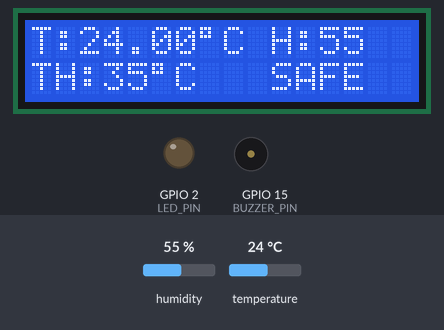
The sketch below on a simulated ESP32. Parts: 16×2 character LCD, output pins drawn as LEDs (lit = HIGH), buzzer (waves = sounding, pin HIGH). The inputs (shaded band) are chosen by the test bench; at power-on: temperature 24 °C, humidity 55 %. What the sketch prints to the serial monitor is not drawn.

Above: at 3.2 s.
3.3 s: temperature set to 33 °C
At 4.5 s:
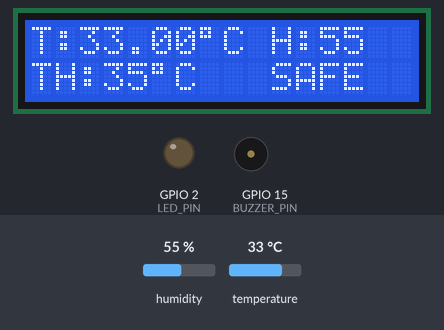
6.0 s: temperature set to 36 °C
At 6.8 s:
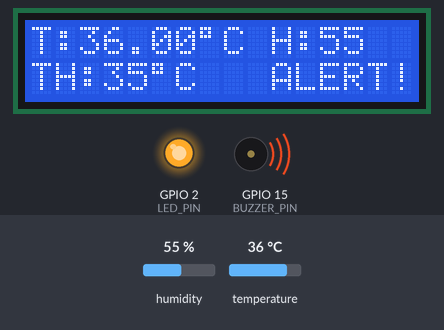
8.7 s: humidity set to 22 %
At 11.4 s:
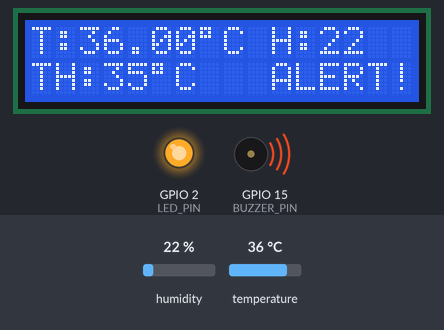
11.8 s: humidity set to 40 %
At 13.6 s:
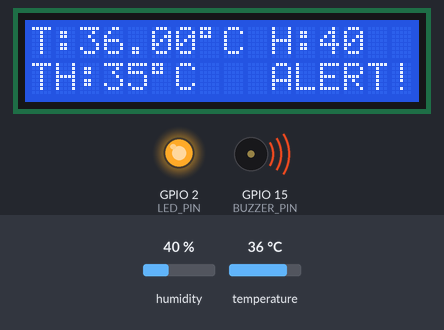
Timing chart, 0 to 15.1 s (numbered marks = the images above; inputs shaded):
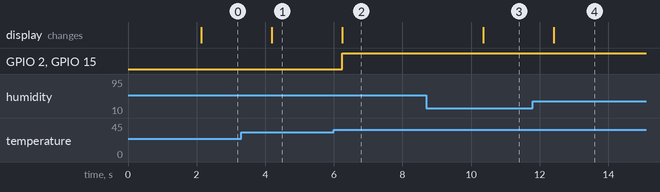

Measured:
- the behaviour switches between 34 and 35 °C on temperature (found by bisection; images 1 and 2)
- after the input at 3.3 s, the display: changes after 0.89 s (image 1)
- after the input at 6.0 s, GPIO 2 (LED_PIN), GPIO 15 (BUZZER_PIN): LOW → HIGH after 0.24 s; the display: changes after 0.25 s (image 2)
- after the input at 8.7 s, the display: changes after 1.7 s (image 3)
- after the input at 11.8 s, the display: changes after 0.61 s (image 4)

The sketch:

sketch_ESP32_TemperatureMonitoringSystem.ino
```cpp
#include <Wire.h>
#include <LiquidCrystal_I2C.h>
#include <DHT.h>

#define DHTPIN 4
#define DHTTYPE DHT11

#define LED_PIN 2
#define BUZZER_PIN 15

#define TEMP_THRESHOLD 35

DHT dht(DHTPIN, DHTTYPE);

// LCD Address 0x27
LiquidCrystal_I2C lcd(0x27, 16, 2);

void setup()
{
  Serial.begin(115200);

  pinMode(LED_PIN, OUTPUT);
  pinMode(BUZZER_PIN, OUTPUT);

  digitalWrite(LED_PIN, LOW);
  digitalWrite(BUZZER_PIN, LOW);

  dht.begin();

  lcd.init();
  lcd.backlight();

  lcd.setCursor(0,0);
  lcd.print("Temperature");
  lcd.setCursor(0,1);
  lcd.print("Monitoring");

  delay(2000);
  lcd.clear();
}

void loop()
{
  float humidity = dht.readHumidity();
  float temperature = dht.readTemperature();

  if (isnan(humidity) || isnan(temperature))
  {
    Serial.println("DHT11 Error!");

    lcd.clear();
    lcd.setCursor(0,0);
    lcd.print("Sensor Error");

    delay(2000);
    return;
  }

  Serial.print("Temp: ");
  Serial.print(temperature);
  Serial.print(" C  ");

  Serial.print("Humidity: ");
  Serial.print(humidity);
  Serial.println(" %");

  lcd.clear();

  lcd.setCursor(0,0);
  lcd.print("T:");
  lcd.print(temperature);
  lcd.print((char)223);
  lcd.print("C");

  lcd.setCursor(10,0);
  lcd.print("H:");
  lcd.print((int)humidity);

  lcd.setCursor(0,1);
  lcd.print("TH:");
  lcd.print(TEMP_THRESHOLD);
  lcd.print((char)223);
  lcd.print("C");

  if (temperature >= TEMP_THRESHOLD)
  {
    digitalWrite(LED_PIN, HIGH);
    digitalWrite(BUZZER_PIN, HIGH);

    lcd.setCursor(10,1);
    lcd.print("ALERT!");
  }
  else
  {
    digitalWrite(LED_PIN, LOW);
    digitalWrite(BUZZER_PIN, LOW);

    lcd.setCursor(10,1);
    lcd.print("SAFE ");
  }

  delay(2000);
}
```
